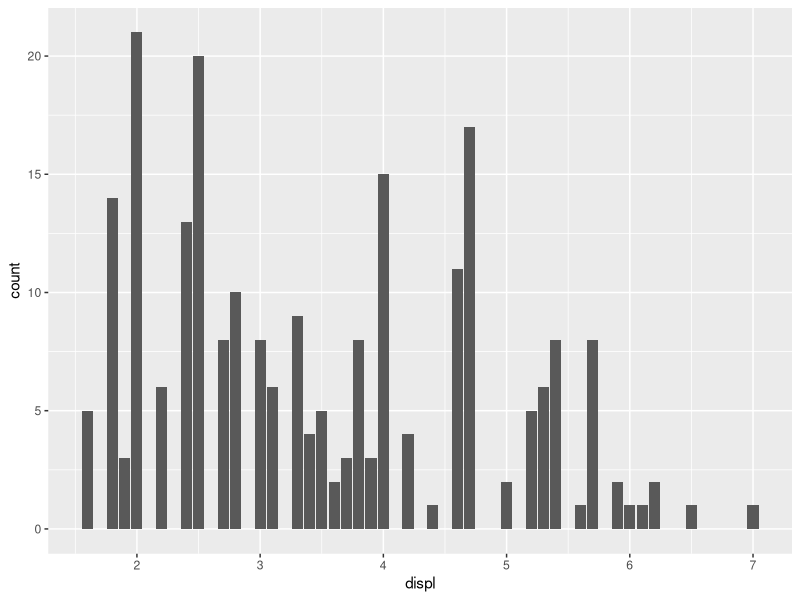
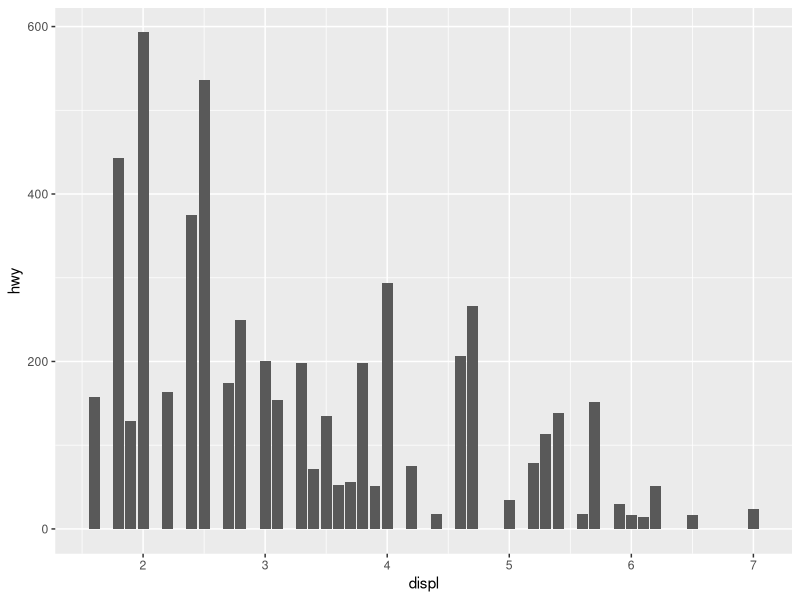
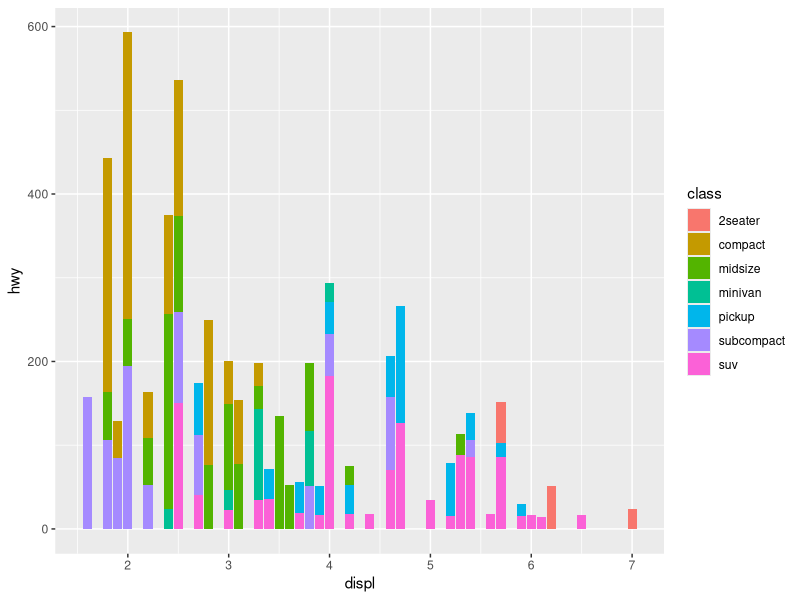
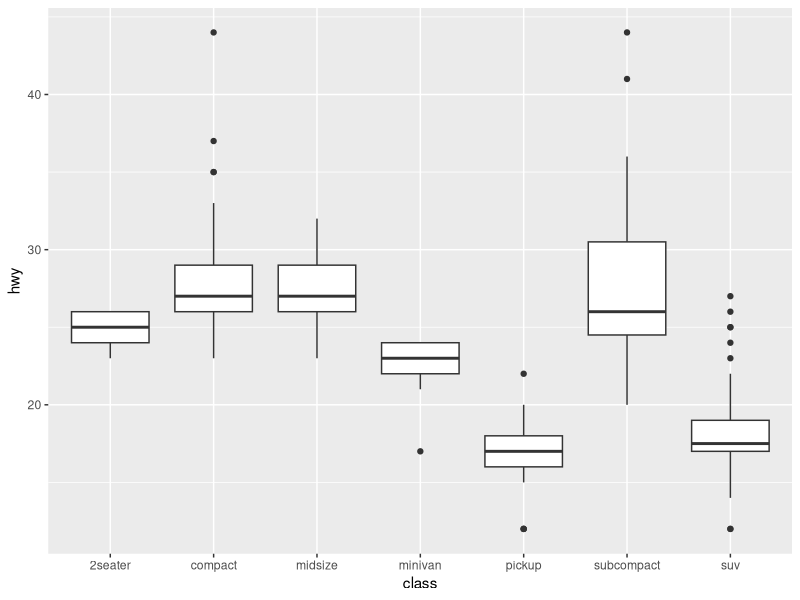
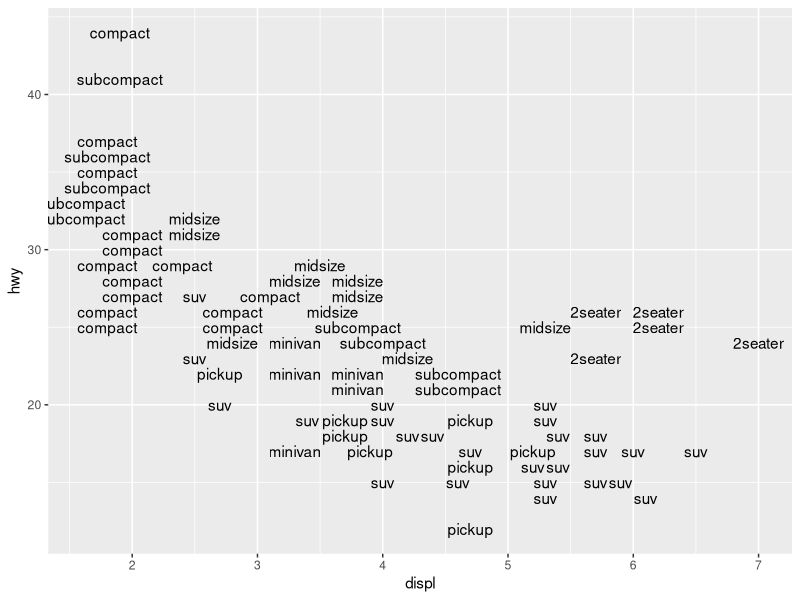
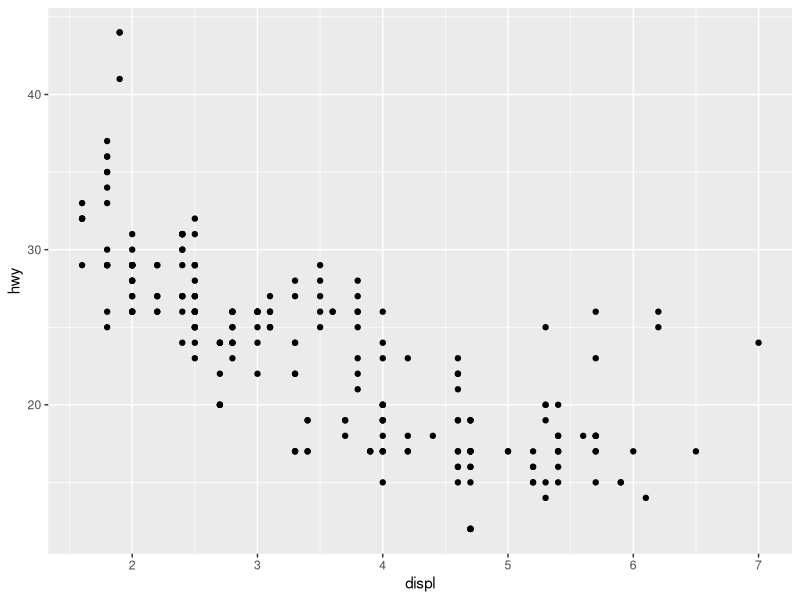
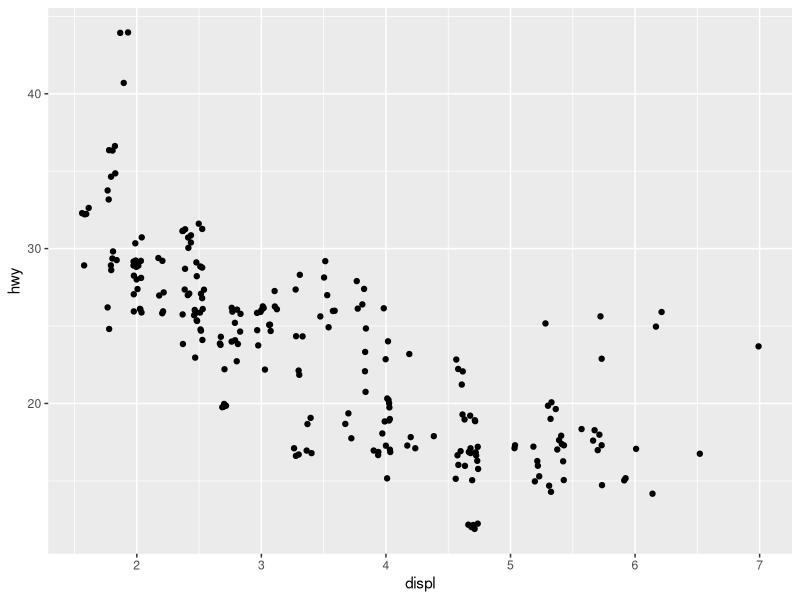
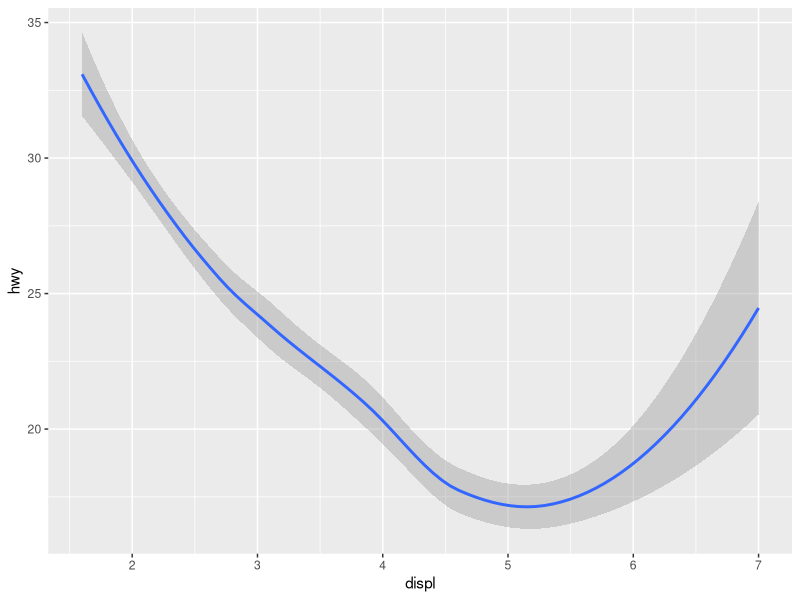

The R source for these figures, in order:
library(tidyverse)

ggplot(mpg) +
  geom_bar(aes(x=displ)) 

ggplot(mpg) +
  geom_col(aes(x=displ,y=hwy)) 

ggplot(mpg) +
  geom_col(aes(x=displ,y=hwy,fill=class)) 

ggplot(mpg) +
  geom_boxplot(aes(x=class,y=hwy)) 

ggplot(mpg) +
  geom_text(aes(x=displ,y=hwy,label=class),check_overlap = T) 

ggplot(mpg) +
  geom_point(aes(x=displ,y=hwy)) 

ggplot(mpg) +
  geom_jitter(aes(x=displ,y=hwy)) 

ggplot(mpg) +
  geom_smooth(aes(x=displ,y=hwy)) 

ggplot(mpg) +
  geom_smooth(aes(x=displ,y=hwy),method = "lm") 